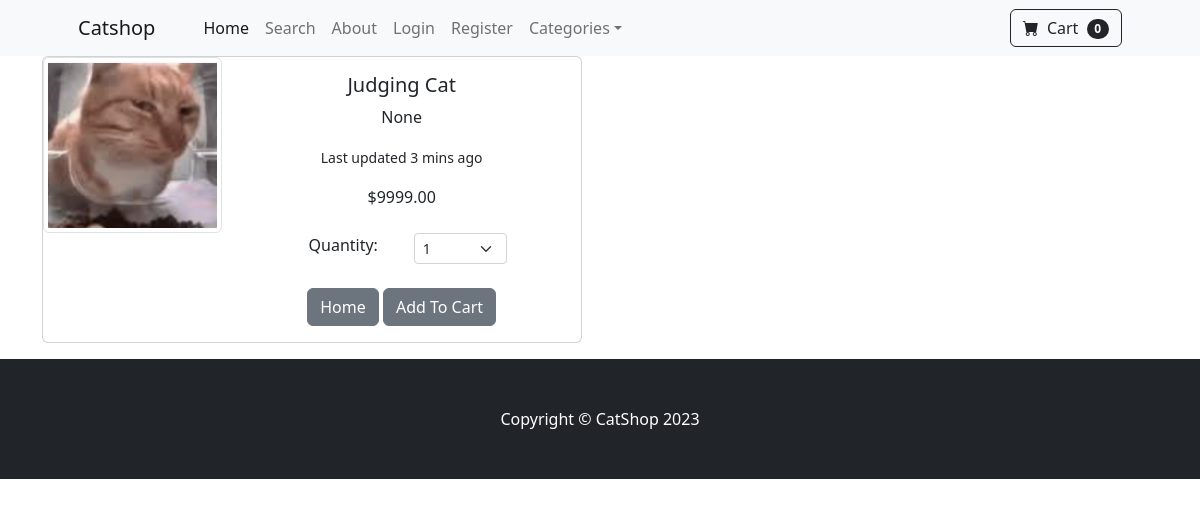
Page /product/1 on the committed database.
### store/models.py (models this page shows, shortened)
class Product(models.Model):
    name = models.CharField(max_length=100)
    price = models.DecimalField(default=0, decimal_places=2, max_digits=6)
    category = models.ForeignKey(Category, on_delete=models.CASCADE, default=1)
    description = models.CharField(max_length=250, default='', blank=True, null=True)
    image = models.ImageField(upload_to='uploads/product/')
    is_sale = models.BooleanField(default=False)
    sale_price = models.DecimalField(default=0, decimal_places=2, max_digits=6)

### store/views.py (the view)
# urls.py: path('product/<int:pk>', views.product, name='product'),
def product(request, pk):
    product = Product.objects.get(id=pk)
    return render(request, 'product.html', {'product': product})

### cart/cart.py (called while the page is built)
    def __len__(self):
        return len(self.cart)

### cart/context_processors.py (called while the page is built)
def cart(request):
    return {'cart':Cart(request)}

### store/context_processors.py (called while the page is built)
def categories(request):
    categories = Category.objects.all()
    return {'categories': categories}

### store/templates/product.html (shortened to what this page needs)
{% extends 'base.html' %}
{% block content %}
<div class="container">
  <div class="card mb-3" style="max-width: 540px;">
    <div class="row g-0">
      <div class="col-md-4">
        <img src="{{ product.image.url }}" class="img-fluid rounded-start img-thumbnail" alt="...">
      </div>
      <div class="col-md-8">
        <div class="card-body">
          <center>
          <h5 class="card-title">{{ product.name }}</h5>
          <p class="card-text">{{ product.description }}</p>
          <p class="card-text"><small class="text-body-secondary">Last updated 3 mins ago</small></p>
          {% if product.is_sale %}
              <strike>${{ product.price }}</strike>
              &nbsp;
              ${{ product.sale_price }}
          {% else %}
            ${{ product.price }}
          {% endif %}
          <br><br>
          <div class="row justify-content-center">
               <div class="col-md-4">Quantity:</div>
              <div class="col-md-4">
                  <select class="form-select form-select-sm" id="quantity-cart">
                    <option value="1">1</option>
                  </select>
              </div>
          </div>
          <br>
          <a href="{% url 'home' %}" class="btn btn-secondary">Home</a>
          <button type="button" value="{{ product.id }}" class="btn btn-secondary" id="add-cart">Add To Cart</button>
        </div>
      </div>
    </div>
  </div>
</div>
{% endblock %}

### rows in the picture
Product: image (picture), name "Judging Cat", description "None", price "9999.00"

### other values in the picture
{{ cart | length }} "0"
